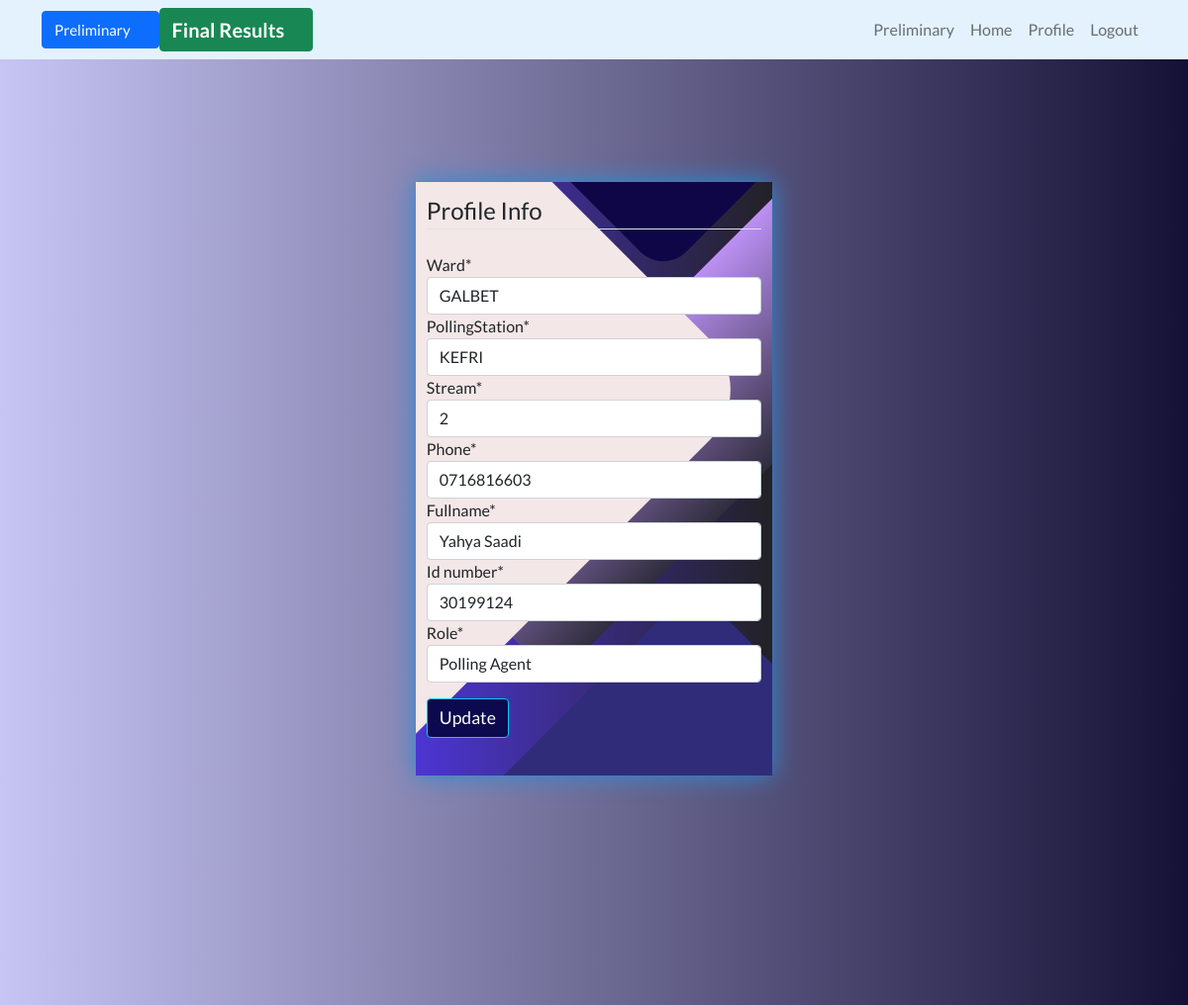
The page /profile/ (signed in) on the database as committed earlier.
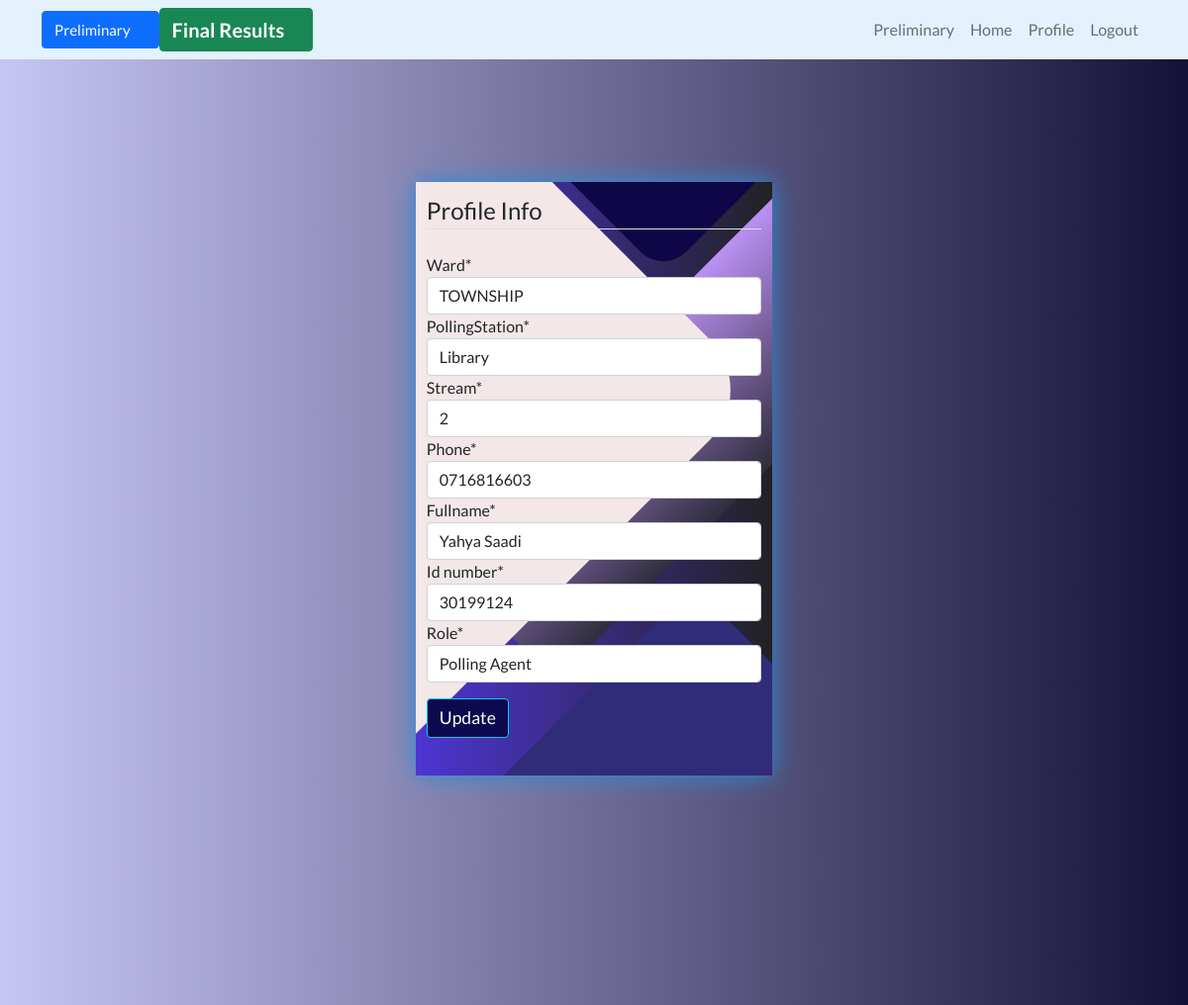
The same page on the database as committed later.
### users/models.py (models this page shows, shortened)
class Profile(models.Model):
    user = models.OneToOneField(User, on_delete=models.CASCADE)
    ward = models.CharField(max_length=50,choices=WARDS)
    pollingStation = models.CharField(max_length=50)
    stream = models.CharField( max_length=50, choices=STREAMS)
    phone = models.CharField(max_length=50)
    fullname = models.CharField(max_length=50)
    id_number = models.CharField(max_length=50)
    role = models.CharField(max_length=50,choices=AGENT_ROLE, default='Polling Agent')

### users/views.py (the view)
# urls.py: path('profile/', user_views.profile, name='profile'),
@login_required
def profile(request):
    if request.method == 'POST':
        profile_update_form = ProfileUpdateForm(request.POST, request.FILES, instance=request.user.profile)
        if profile_update_form.is_valid():
            profile_update_form.save()
            messages.success(request, f'Your account has been updated!')
            return redirect('home')
    else:
        profile_update_form = ProfileUpdateForm(instance=request.user.profile)
    context = {
        'profile_update_form': profile_update_form
    }
    return render(request, 'users/update.html', context)

### users/forms.py
class ProfileUpdateForm(forms.ModelForm):
    class Meta:
        model = Profile
        fields = ['ward', 'pollingStation','stream', 'phone', 'fullname', 'id_number', 'role']

### users/templates/users/update.html (shortened to what this page needs)
{% extends 'users/base.html' %}
{% load crispy_forms_tags %}
{% block content %}
<div class="container1">
    <div class="screen">
        <div class="screen__content">
            <form method="POST" enctype="multipart/form-data">
                <fieldset class="form-group">
                    <legend class="border-bottom mb-4">Profile Info</legend>
                    {{ profile_update_form|crispy }}
                </fieldset>
                <div class="form-group mt-3 classic">
                    <button class="btn btn-outline-info" type="submit">Update</button>
                </div>
            </form>
        </div>
        <div class="screen__background">
            <span class="screen__background__shape screen__background__shape4"></span>
            <span class="screen__background__shape screen__background__shape2"></span>
            <span class="screen__background__shape screen__background__shape1"></span>
        </div>
    </div>
</div>
{% endblock content %}

### users/templates/users/base.html (shortened to what this page needs)
{% load static %}
<!DOCTYPE html>
<html lang="en">
<head>
    <link href="https://cdn.jsdelivr.net/npm/bootstrap@5.0.2/dist/css/bootstrap.min.css" rel="stylesheet">
    <link rel="stylesheet" href="{% static 'users/css/main.css' %}">
</head>
<body>
     {% if user.is_authenticated %}
        <nav class="navbar navbar-expand-lg navbar-light" style="background-color: #e3f2fd;">
            <div class="container">
                <button type="button" class="btn btn-primary"><a style="font-size: 15px;color: white;" href="{% url 'preliminary' %}" class="navbar-brand">Preliminary</a></button>
                <button type="button" class="btn btn-success"><a href="{% url 'home' %}" style="color:white ;font-weight:bold;" class="navbar-brand">Final Results</a></button>
                <div class="collapse navbar-collapse" id="navbarNav">
                    <ul class="navbar-nav ms-auto">
                        <li class="nav-item">
                            <a href="{% url 'preliminary' %}" class="nav-link">Preliminary</a>
                        </li>
                        <li class="nav-item">
                            <a href="{% url 'home' %}" class="nav-link">Home</a>
                        </li>
                        <li class="nav-item">
                            <a href="{% url 'profile' %}" class="nav-link">Profile</a>
                        </li>
                        <li class="nav-item">
                            <a href="{% url 'logout' %}" class="nav-link">Logout</a>
                        </li>
                    </ul>
                </div>
            </div>
        </nav>
    {% endif %}
    {% block content %}{% endblock %}
</body>
</html>

### users/static/users/css/main.css (style rules this page uses)
body { background-color: bisque; }

### users/templates/users/update.html (style rules this page uses)
* { box-sizing: border-box; margin: 0; padding: 0; font-family: 'Lato', sans-serif; }
body { background: linear-gradient(90deg, #C7C5F4, #151136); }
.container1 { display: flex; align-items: center; justify-content: center; min-height: 100vh; }
.screen { background: linear-gradient(90deg, #4d35d3, #222125); position: relative; height: 600px; width: 360px; box-shadow: 0px 0px 24px #2d8ad6; }
.screen__content { z-index: 1; position: relative; height: 100%; padding: 3%; }
.screen__background { position: absolute; top: 0; left: 0; right: 0; bottom: 0; z-index: 0; -webkit-clip-path: inset(0 0 0 0); clip-path: inset(0 0 0 0); }
.screen__background__shape { transform: rotate(45deg); position: absolute; }
.screen__background__shape1 { height: 520px; width: 520px; background: rgb(243, 231, 231); top: -50px; right: 120px; border-radius: 0 72px 0 0; }
.screen__background__shape2 { height: 220px; width: 220px; background: #0e0646; top: -172px; right: 0; border-radius: 32px; }
.screen__background__shape4 { height: 400px; width: 200px; background: #302c79; top: 420px; right: 50px; border-radius: 60px; }
.classic button { background-color: #0c094e; color: white; font-size: 1.1rem; }

Rows that differ between the two databases and show on the page:
changed Profile "Yahya Saadi": ward "GALBET" → "TOWNSHIP"; pollingStation "KEFRI" → "Library"
